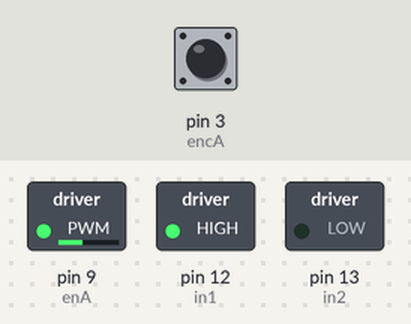
Simulated run of this sketch. Board: Arduino Uno, built with avr-gcc and run on an emulated ATmega328P. Shown: switched loads named in the sketch (green lamp = pin HIGH). The test bench sets the inputs (shaded band); at power-on: pin 3 (encA) HIGH.

Above: at 0.1 s.
Timing chart, 0 to 1.6 s (numbered marks = the images above):
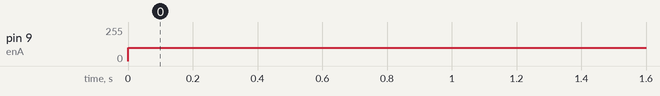

Measured:
- by itself, pin 9 (enA): 0/255 → 100/255 at 0.00 s

The sketch:

single_encoder_reader.ino
```cpp
//L298N pins
#define enA 9
#define in1 12
#define in2 13
//encoder pins
#define encA 3
#define encB 5

unsigned encA_counter = 0;
String encoder_sign = "p";
double wheel_vel = 0.0; //must be rad/s

void setup() {
  pinMode(enA, OUTPUT);
  pinMode(in1, OUTPUT);
  pinMode(in2, OUTPUT);
  pinMode(encB, INPUT);

  attachInterrupt(digitalPinToInterrupt(encA), encoderCallback, RISING);

  digitalWrite(in1, HIGH);
  digitalWrite(in2, LOW);
}

void loop() {
  wheel_vel = 10* encA_counter * (60.0/385.0) * 0.10472; //transformation rpm to rad/s
  String encoder_read = encoder_sign + String(wheel_vel);
  Serial.println(encoder_read);
  analogWrite(enA, 100);

  encA_counter = 0;
  delay(100);
}

void encoderCallback(){
  encA_counter++;
  if(digitalRead(encB)==HIGH){
    encoder_sign = "p";
  }
  else{
    encoder_sign = "n";
  }
}
```
